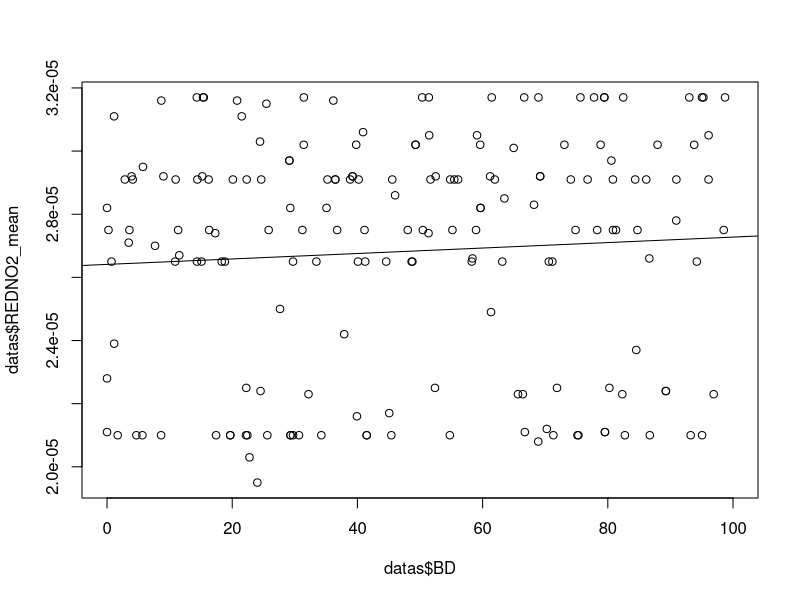
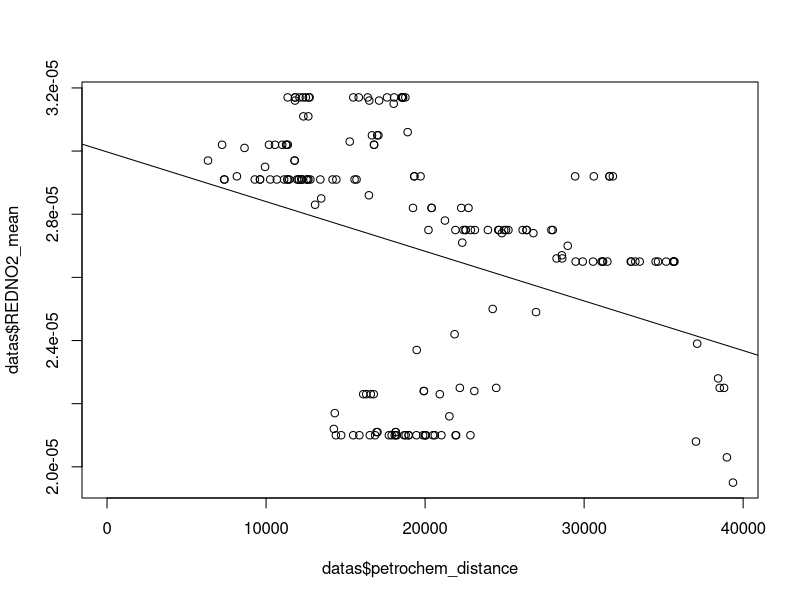

Write the R code that produced these figures, in order.
##I clipped the raster image to exclude the NE of the island to see what the pattern would be
##in the absence of the pterochem facility's influence

datas<-read.csv("Data/Reduced_NO2_Data.csv")
View(datas)
air.lm<-lm(datas$REDNO2_mean~datas$BD)
plot(datas$REDNO2_mean~datas$BD)
abline(air.lm)
summary(air.lm)
#clearly no pattern

air.lm2<-lm(datas$REDNO2_mean~datas$BD+datas$Imp.)
summary(air.lm2)
#clearly no pattern

air.lm3<-lm(datas$REDNO2_mean~datas$petrochem_distance)
plot(datas$REDNO2_mean~datas$petrochem_distance)
summary(air.lm3)
abline(air.lm3)


##Even in the SW of the island, the distance to the petrochemical facility in the NE
##is the main determinant of NO2 concentrations 